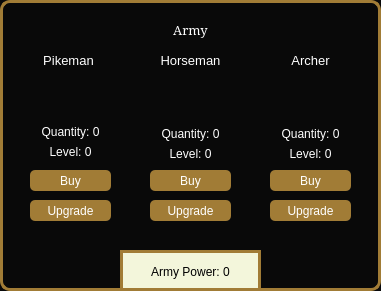
   <widget class="QFrame" name="frameArmy">
    <property name="geometry">
     <rect>
      <x>580</x>
      <y>100</y>
      <width>381</width>
      <height>291</height>
     </rect>
    </property>
    <property name="styleSheet">
     <string notr="true">QFrame {
border: 3px solid #a17c36;
border-radius: 10px;
background-color: rgb(9, 9, 9);
color: white;
}</string>
    </property>
    <property name="frameShape">
     <enum>QFrame::StyledPanel</enum>
    </property>
    <property name="frameShadow">
     <enum>QFrame::Raised</enum>
    </property>
    <widget class="QLabel" name="labelArmySection">
     <property name="geometry">
      <rect>
       <x>10</x>
       <y>20</y>
       <width>361</width>
       <height>20</height>
      </rect>
     </property>
     <property name="font">
      <font>
       <family>Constantia</family>
       <pointsize>10</pointsize>
       <weight>50</weight>
       <italic>false</italic>
       <bold>false</bold>
      </font>
     </property>
     <property name="styleSheet">
      <string notr="true">border: none;
color: white;
font: 10pt &quot;Constantia&quot;;</string>
     </property>
     <property name="text">
      <string>Army</string>
     </property>
     <property name="alignment">
      <set>Qt::AlignCenter</set>
     </property>
    </widget>
    <widget class="QLabel" name="labelPikeman">
     <property name="geometry">
      <rect>
       <x>23</x>
       <y>50</y>
       <width>91</width>
       <height>20</height>
      </rect>
     </property>
     <property name="font">
      <font>
       <pointsize>10</pointsize>
      </font>
     </property>
     <property name="styleSheet">
      <string notr="true">border: none;
</string>
     </property>
     <property name="text">
      <string>Pikeman</string>
     </property>
     <property name="alignment">
      <set>Qt::AlignCenter</set>
     </property>
    </widget>
    <widget class="QLabel" name="labelHorseman">
     <property name="geometry">
      <rect>
       <x>150</x>
       <y>50</y>
       <width>81</width>
       <height>20</height>
      </rect>
     </property>
     <property name="font">
      <font>
       <pointsize>10</pointsize>
      </font>
     </property>
     <property name="styleSheet">
      <string notr="true">border: none;
</string>
     </property>
     <property name="text">
      <string>Horseman</string>
     </property>
     <property name="alignment">
      <set>Qt::AlignCenter</set>
     </property>
    </widget>
    <widget class="QLabel" name="labelArcher">
     <property name="geometry">
      <rect>
       <x>270</x>
       <y>50</y>
       <width>81</width>
       <height>20</height>
      </rect>
     </property>
     <property name="font">
      <font>
       <pointsize>10</pointsize>
      </font>
     </property>
     <property name="styleSheet">
      <string notr="true">border: none;
</string>
     </property>
     <property name="text">
      <string>Archer</string>
     </property>
     <property name="alignment">
      <set>Qt::AlignCenter</set>
     </property>
    </widget>
    <widget class="QLabel" name="labelPikemanQuantity">
     <property name="geometry">
      <rect>
       <x>30</x>
       <y>124</y>
       <width>81</width>
       <height>16</height>
      </rect>
     </property>
     <property name="styleSheet">
      <string notr="true">border: none;
</string>
     </property>
     <property name="text">
      <string>Quantity: 0</string>
     </property>
     <property name="alignment">
      <set>Qt::AlignCenter</set>
     </property>
    </widget>
    <widget class="QLabel" name="labelHorsemanQuantity">
     <property name="geometry">
      <rect>
       <x>150</x>
       <y>124</y>
       <width>81</width>
       <height>20</height>
      </rect>
     </property>
     <property name="styleSheet">
      <string notr="true">border: none;
</string>
     </property>
     <property name="text">
      <string>Quantity: 0</string>
     </property>
     <property name="alignment">
      <set>Qt::AlignCenter</set>
     </property>
    </widget>
    <widget class="QLabel" name="labelArcherQuantity">
     <property name="geometry">
      <rect>
       <x>270</x>
       <y>124</y>
       <width>81</width>
       <height>20</height>
      </rect>
     </property>
     <property name="styleSheet">
      <string notr="true">border: none;
</string>
     </property>
     <property name="text">
      <string>Quantity: 0</string>
     </property>
     <property name="alignment">
      <set>Qt::AlignCenter</set>
     </property>
    </widget>
    <widget class="QLabel" name="labelPikemanLevel">
     <property name="geometry">
      <rect>
       <x>30</x>
       <y>144</y>
       <width>81</width>
       <height>16</height>
      </rect>
     </property>
     <property name="styleSheet">
      <string notr="true">border: none;
</string>
     </property>
     <property name="text">
      <string>Level: 0</string>
     </property>
     <property name="alignment">
      <set>Qt::AlignCenter</set>
     </property>
    </widget>
    <widget class="QLabel" name="label_HorsemanLevel">
     <property name="geometry">
      <rect>
       <x>150</x>
       <y>144</y>
       <width>81</width>
       <height>20</height>
      </rect>
     </property>
     <property name="styleSheet">
      <string notr="true">border: none;
</string>
     </property>
     <property name="text">
      <string>Level: 0</string>
     </property>
     <property name="alignment">
      <set>Qt::AlignCenter</set>
     </property>
    </widget>
    <widget class="QLabel" name="label_ArcherLevel">
     <property name="geometry">
      <rect>
       <x>270</x>
       <y>144</y>
       <width>81</width>
       <height>20</height>
      </rect>
     </property>
     <property name="styleSheet">
      <string notr="true">border: none;
</string>
     </property>
     <property name="text">
      <string>Level: 0</string>
     </property>
     <property name="alignment">
      <set>Qt::AlignCenter</set>
     </property>
    </widget>
    <widget class="QPushButton" name="pushButton_Upgrade_Horseman">
     <property name="geometry">
      <rect>
       <x>150</x>
       <y>200</y>
       <width>81</width>
       <height>21</height>
      </rect>
     </property>
     <property name="styleSheet">
      <string notr="true">QPushButton {
background-color: #a17c36;
border: 2 px solid red;
border-radius: 5px;
color: white;
}

QPushButton:hover {
background-color: rgb(161, 88, 46);
}

QPushButton:pressed {
background-color: #f3f6db;
color: black;
}

QPushButton:disabled {
	background-color: gray;
	color: white;
}
</string>
     </property>
     <property name="text">
      <string>Upgrade</string>
     </property>
    </widget>
    <widget class="QPushButton" name="pushButton_Upgrade_Archer">
     <property name="geometry">
      <rect>
       <x>270</x>
       <y>200</y>
       <width>81</width>
       <height>21</height>
      </rect>
     </property>
     <property name="styleSheet">
      <string notr="true">QPushButton {
background-color: #a17c36;
border: 2 px solid red;
border-radius: 5px;
color: white;
}

QPushButton:hover {
background-color: rgb(161, 88, 46);
}

QPushButton:pressed {
background-color: #f3f6db;
color: black;
}

QPushButton:disabled {
	background-color: gray;
	color: white;
}
</string>
     </property>
     <property name="text">
      <string>Upgrade</string>
     </property>
    </widget>
    <widget class="QPushButton" name="pushButton_Buy_Archer">
     <property name="geometry">
      <rect>
       <x>270</x>
       <y>170</y>
       <width>81</width>
       <height>21</height>
      </rect>
     </property>
     <property name="styleSheet">
      <string notr="true">QPushButton {
background-color: #a17c36;
border: 2 px solid red;
border-radius: 5px;
color: white;
}

QPushButton:hover {
background-color: rgb(161, 88, 46);
}

QPushButton:pressed {
background-color: #f3f6db;
color: black;
}

QPushButton:disabled {
	background-color: gray;
	color: white;
}
</string>
     </property>
     <property name="text">
      <string>Buy</string>
     </property>
    </widget>
    <widget class="QPushButton" name="pushButton_Buy_Horseman">
     <property name="geometry">
      <rect>
       <x>150</x>
       <y>170</y>
       <width>81</width>
       <height>21</height>
      </rect>
     </property>
     <property name="styleSheet">
      <string notr="true">QPushButton {
background-color: #a17c36;
border: 2 px solid red;
border-radius: 5px;
color: white;
}

QPushButton:hover {
background-color: rgb(161, 88, 46);
}

QPushButton:pressed {
background-color: #f3f6db;
color: black;
}

QPushButton:disabled {
	background-color: gray;
	color: white;
}
</string>
     </property>
     <property name="text">
      <string>Buy</string>
     </property>
    </widget>
    <widget class="QLabel" name="label_9">
     <property name="geometry">
      <rect>
       <x>30</x>
       <y>80</y>
       <width>81</width>
       <height>41</height>
      </rect>
     </property>
     <property name="styleSheet">
      <string notr="true">border: none;</string>
     </property>
     <property name="text">
      <string/>
     </property>
     <property name="pixmap">
      <pixmap resource="resources.qrc">:/assets/images/pikeman.png</pixmap>
     </property>
     <property name="alignment">
      <set>Qt::AlignCenter</set>
     </property>
    </widget>
    <widget class="QLabel" name="label_10">
     <property name="geometry">
      <rect>
       <x>150</x>
       <y>80</y>
       <width>81</width>
       <height>41</height>
      </rect>
     </property>
     <property name="styleSheet">
      <string notr="true">border: none;</string>
     </property>
     <property name="text">
      <string/>
     </property>
     <property name="pixmap">
      <pixmap resource="resources.qrc">:/assets/images/horseman.png</pixmap>
     </property>
     <property name="alignment">
      <set>Qt::AlignCenter</set>
     </property>
    </widget>
    <widget class="QLabel" name="label_11">
     <property name="geometry">
      <rect>
       <x>270</x>
       <y>80</y>
       <width>81</width>
       <height>41</height>
      </rect>
     </property>
     <property name="styleSheet">
      <string notr="true">border: none;</string>
     </property>
     <property name="text">
      <string/>
     </property>
     <property name="pixmap">
      <pixmap resource="resources.qrc">:/assets/images/archer.png</pixmap>
     </property>
     <property name="alignment">
      <set>Qt::AlignCenter</set>
     </property>
    </widget>
    <widget class="QPushButton" name="pushButton_Upgrade_Pikeman">
     <property name="geometry">
      <rect>
       <x>30</x>
       <y>200</y>
       <width>81</width>
       <height>21</height>
      </rect>
     </property>
     <property name="styleSheet">
      <string notr="true">QPushButton {
background-color: #a17c36;
border: 2 px solid red;
border-radius: 5px;
color: white;
}

QPushButton:hover {
background-color: rgb(161, 88, 46);
}

QPushButton:pressed {
background-color: #f3f6db;
color: black;
}

QPushButton:disabled {
	background-color: gray;
	color: white;
}
</string>
     </property>
     <property name="text">
      <string>Upgrade</string>
     </property>
    </widget>
    <widget class="QPushButton" name="pushButton_Buy_Pikeman">
     <property name="geometry">
      <rect>
       <x>30</x>
       <y>170</y>
       <width>81</width>
       <height>21</height>
      </rect>
     </property>
     <property name="styleSheet">
      <string notr="true">QPushButton {
background-color: #a17c36;
border: 2 px solid red;
border-radius: 5px;
color: white;
}

QPushButton:hover {
background-color: rgb(161, 88, 46);
}

QPushButton:pressed {
background-color: #f3f6db;
color: black;
}

QPushButton:disabled {
	background-color: gray;
	color: white;
}
</string>
     </property>
     <property name="text">
      <string>Buy</string>
     </property>
    </widget>
    <widget class="QFrame" name="frame">
     <property name="geometry">
      <rect>
       <x>120</x>
       <y>250</y>
       <width>141</width>
       <height>41</height>
      </rect>
     </property>
     <property name="styleSheet">
      <string notr="true">background-color: #f3f6db;
border-radius: 0px;</string>
     </property>
     <property name="frameShape">
      <enum>QFrame::StyledPanel</enum>
     </property>
     <property name="frameShadow">
      <enum>QFrame::Raised</enum>
     </property>
     <widget class="QLabel" name="labelArmyPower">
      <property name="geometry">
       <rect>
        <x>10</x>
        <y>11</y>
        <width>121</width>
        <height>21</height>
       </rect>
      </property>
      <property name="styleSheet">
       <string notr="true">border: none;
color: black;
</string>
      </property>
      <property name="text">
       <string>Army Power: 0</string>
      </property>
      <property name="alignment">
       <set>Qt::AlignCenter</set>
      </property>
     </widget>
    </widget>
   </widget>
